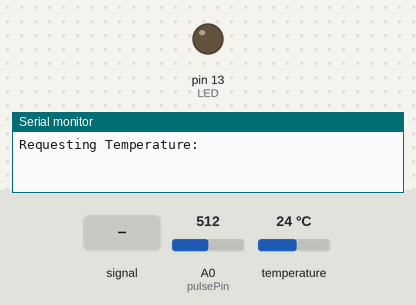
Bench run of a sketch on a simulated Arduino Uno, built with avr-gcc and run on an emulated ATmega328P. Parts: output pins drawn as LEDs (lit = HIGH), the last lines printed to the serial monitor. The inputs (shaded band) are chosen by the test bench; at power-on: A0 (pulsePin) = 512, temperature 24 °C.

Above: at 1.2 s.
1.3 s: A0 (pulsePin) fed a 2 Hz sine of ±306 counts around its level
At 3.17 s:
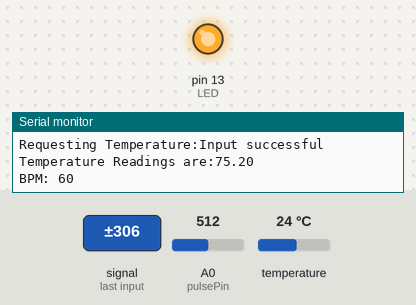
4.8 s: A0 (pulsePin) set to 716
Timing chart, 0 to 14.3 s (numbered marks = the images above; inputs shaded):
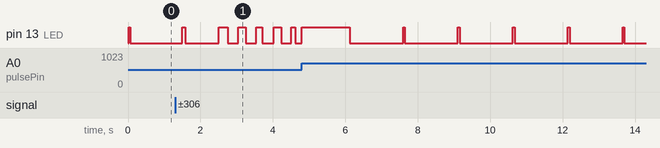

The sketch:

HEART_TEMP_BLINK.ino
```cpp
#include <OneWire.h>

#include <DallasTemperature.h>

#define LED 13                                                              // LED IS PINNED TO PIN 13

#define sensor_con 2                                                       // TEMPERATURE SENSOR IS CONNECTED TO PIN 2

    OneWire x(sensor_con);                                                 // AN OBJECT OF ONEWIRE IS MADE

    DallasTemperature sensor(&x);                                         // THE OBJECT OF ONEWIRE IS REFERENCED IN THE DALLASTEMPERATURE OBJECT

int pulsePin = 0;                                                         // HEARTBEAT SENSOR IS PINNED TO ANALOG INPUT A0

int blinkPin = 13;

volatile int BPM;

volatile int Signal;

volatile int IBI = 600;                                                 //IBI= INTER BEAT INTERVAL

volatile boolean Pulse = false;

volatile int rate[10];

volatile int P = 512;

volatile int T = 512;

volatile int thresh = 512;

volatile int amp = 100;

volatile boolean firstBeat = true;

volatile boolean secondBeat = false;

volatile unsigned long samplecounter = 0;
volatile unsigned long lastBeatTime = 0;


void setup()

{

  pinMode(blinkPin,OUTPUT);
  //  Serial.begin(9600);
  //  Serial.println("Temperature Demo ");

   sensor.begin();
     pinMode(LED, OUTPUT);

  Serial.begin(115200);                                               // BAUD RATE OVER WHICH BOTH TEMPERATURE AND HEARTBEAT SENSOR WOULD OPERATE

  interruptSetup();

}


void loop()

{
digitalWrite(LED, HIGH);

  delay(50);                                                        //DELAY OF 50ms

  digitalWrite(LED , LOW);

  delay(500);

  Serial.print("Requesting Temperature:");

  sensor.requestTemperatures();                                     // INBUILT FUNCTION FOR TAKING THE INPUT OF THE TEMPERATURE

  Serial.println("Input successful");

  Serial.print("Temperature Readings are:");

  Serial.println(sensor.getTempFByIndex(0));                        // FUNCTION TO RETURN RECORDED TEMPERATURE IN FAHRENHEIT


      Serial.print("BPM: ");

      Serial.println(BPM);

      delay(200);                                                   // DELAY FOR 200 ms

}


void interruptSetup()

{

  TCCR2A = 0x02;                                                     // THESE ARE TIMER2 REGISTERS REQUIRED FOR A CONSTANT INPUT OF HEARTBEAT AFTER 2 ms CONTINOUSLY.
  OCR2A  = 0X7C;
  TCCR2B = 0x06;
  TIMSK2 = 0x02;

  sei();                                                            // GLOBAL INTERUPTS ARE ENABLED

}


ISR(TIMER2_COMPA_vect)

{

  cli();                                                            // GLOBAL INTERRUPTS ARE DISABLED

  Signal = analogRead(pulsePin);                                    // TAKES THE INPUT FROM THE ANALOG PIN A0

  samplecounter += 2;

  int N = samplecounter - lastBeatTime;


  if(Signal < thresh && N > (IBI/5)*3)                             // KEEPING THE TRACK OF THE PEAK AND TROUGH OF THE WAVE

    {

      if (Signal < T)

      {

        T = Signal;

      }

    }


  if(Signal > thresh && Signal > P)

    {

      P = Signal;

    }


   if (N > 250)                                                      // CHECKING IF WE HAVE A PULSE

  {

    if ( (Signal > thresh) && (Pulse == false) && (N > (IBI/5)*3) )

      {

        Pulse = true;

        digitalWrite(blinkPin,HIGH);

        IBI = samplecounter - lastBeatTime;

        lastBeatTime = samplecounter;


       if(secondBeat)                                             // USED TO GET REALISTIC AND ACCURATE READINGS

        {

          secondBeat = false;

          for(int i=0; i<=9; i++)

          {

            rate[i] = IBI; //Filling the array with the heart rate values

          }

        }


        if(firstBeat)                                            // FIRST READING IS DISCARDED AS IT IS CONSIDERED LOUSY I.E. NOT VERY ACCURATE

        {

          firstBeat = false;

          secondBeat = true;

          sei();

          return;

        }


      word runningTotal = 0;                                    // CALCULATION OF BPM


      for(int i=0; i<=8; i++)

        {

          rate[i] = rate[i+1];

          runningTotal += rate[i];

        }


      rate[9] = IBI;

      runningTotal += rate[9];

      runningTotal /= 10;

      BPM = 60000/runningTotal;

    }

  }


  if (Signal < thresh && Pulse == true)                         // DETECTION OF PULSE THAT IS DECLINING
                                                                // ALSO CALLED NON-BEAT
    {

      digitalWrite(blinkPin,LOW);

      Pulse = false;

      amp = P - T;

      thresh = amp/2 + T;

      P = thresh;

      T = thresh;

    }


  if (N > 2500)                                               // WHEN THERE IS NO BEAT TO DETECT

    {

      thresh = 512;

      P = 512;

      T = 512;

      lastBeatTime = samplecounter;

      firstBeat = true;

      secondBeat = false;

    }


 sei();
}
```

Measured:
- by itself, pin 13 (LED): repeats every 1.5 s: LOW 1.5 s, HIGH 0.05 s
